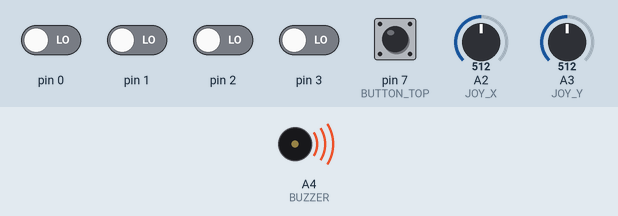
The sketch below on a simulated Arduino Uno, built for the host (arithmetic inside an expression is 32-bit, double 64-bit). On the bench: buzzer (waves = sounding). Wiring (inferred from the names in the program): 5×5 keypad (labels assumed): rows pin 4, pin 6, pin 8, pin 9, pin 12; columns pin 5, pin 10, pin 13, A0, A1. The test bench sets the inputs (shaded band); at power-on: pin 0–3, pin 7 (BUTTON_TOP) LOW, A2 (JOY_X) = 512, A3 (JOY_Y) = 512.

Above: at 0.1 s.
Timing chart, 0 to 14.0 s (numbered marks = the images above):
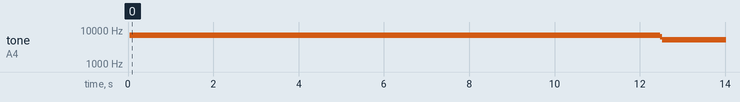

The sketch:

16x16LEDMatrix.ino
```cpp
// Written by Devin Hales
// Based on Michael Colton's DefconBadge code
// Does 3-bit gray-scale
// July 19, 2013

#define BUZZER            A4    //PF1
#define COL_DATA          10    //PB6
#define COL_OUTPUT_ENABLE A1    //PF6
#define COL_STROBE        A0    //PF7 Strobe basically STCP
#define COL_CLOCK         13    //PC7 Clock input SHCP
#define COL_MEM_RESET     5     //PC6
#define ROW_DATA          9     //PB5
#define ROW_OUTPUT_ENABLE 8     //PB4
#define ROW_STROBE        6     //PD7
#define ROW_CLOCK         12    //PD6
#define ROW_MEM_RESET     4     //PD4
#define JOY_X             A2    //PF5
#define JOY_Y             A3    //PF4 maybe swapped with above, test it!
#define BATTERY_VOLTS     A5    //PF0
#define BUTTON_TOP        7     //PE6
//#define BUTTON_BOTTOM         //PD5

#define PORT0_SET         0b00000001
#define PORT1_SET         0b00000010
#define PORT2_SET         0b00000100
#define PORT3_SET         0b00001000
#define PORT4_SET         0b00010000
#define PORT5_SET         0b00100000
#define PORT6_SET         0b01000000
#define PORT7_SET         0b10000000

#define PORT0_MASK        0b11111110
#define PORT1_MASK        0b11111101
#define PORT2_MASK        0b11111011
#define PORT3_MASK        0b11110111
#define PORT4_MASK        0b11101111
#define PORT5_MASK        0b11011111
#define PORT6_MASK        0b10111111
#define PORT7_MASK        0b01111111

#define DIM_CONSTANT      3     // adjust the dimming
#define SHADES            5     // number of shades including off - 3

static char currentCol = 0;
static char dimSum = 0;
int x,y;

// write values between 0-7, 0: off, 1: dim, 7: bright
char frameBuffer[16][16] ={{0,0,0,0,0,0,0,0,0,0,0,0,0,0,0,0},
                           {0,1,1,1,1,1,1,1,1,1,1,1,1,1,1,0},
                           {0,1,2,2,2,2,2,2,2,2,2,2,2,2,1,0},
                           {0,1,2,3,3,3,3,3,3,3,3,3,3,2,1,0},
                           {0,1,2,3,4,4,4,4,4,4,4,4,3,2,1,0},
                           {0,1,2,3,4,5,5,5,5,5,5,4,3,2,1,0},
                           {0,1,2,3,4,5,6,6,6,6,5,4,3,2,1,0},
                           {0,1,2,3,4,5,6,7,7,6,5,4,3,2,1,0},
                           {0,1,2,3,4,5,6,7,7,6,5,4,3,2,1,0},
                           {0,1,2,3,4,5,6,6,6,6,5,4,3,2,1,0},
                           {0,1,2,3,4,5,5,5,5,5,5,4,3,2,1,0},
                           {0,1,2,3,4,4,4,4,4,4,4,4,3,2,1,0},
                           {0,1,2,3,3,3,3,3,3,3,3,3,3,2,1,0},
                           {0,1,2,2,2,2,2,2,2,2,2,2,2,2,1,0},
                           {0,1,1,1,1,1,1,1,1,1,1,1,1,1,1,0},
                           {0,0,0,0,0,0,0,0,0,0,0,0,0,0,0,0}};


void setup()
{
  pinMode(BUZZER, OUTPUT);
  pinMode(COL_DATA, OUTPUT);
  pinMode(COL_OUTPUT_ENABLE, OUTPUT);
  pinMode(COL_STROBE, OUTPUT);
  pinMode(COL_CLOCK, OUTPUT);
  pinMode(COL_MEM_RESET, OUTPUT);
  pinMode(ROW_DATA, OUTPUT);
  pinMode(ROW_OUTPUT_ENABLE, OUTPUT);
  pinMode(ROW_STROBE, OUTPUT);
  pinMode(ROW_CLOCK, OUTPUT);
  pinMode(ROW_MEM_RESET, OUTPUT);
  pinMode(BUTTON_TOP, INPUT);
  pinMode(JOY_X, INPUT);
  pinMode(JOY_Y, INPUT);

  digitalWrite(BUZZER, HIGH);
  digitalWrite(BUTTON_TOP, HIGH);
  digitalWrite(COL_OUTPUT_ENABLE, LOW);
  digitalWrite(ROW_OUTPUT_ENABLE, LOW);
  digitalWrite(COL_MEM_RESET, HIGH);
  digitalWrite(ROW_MEM_RESET, HIGH);

  digitalWrite(COL_DATA, LOW);
  digitalWrite(COL_CLOCK, LOW);
  digitalWrite(ROW_DATA, LOW);
  digitalWrite(ROW_DATA, LOW);

  DDRD = DDRD & PORT5_MASK;    // PORTD5 input
  PORTD = PORTD | PORT5_SET;   // PORTD5 pull-up

  setupTimer();
}

void setupTimer()
{
//http://letsmakerobots.com/node/28278

// initialize timer5
  noInterrupts();             // disable all interrupts
  TCCR1A = 0;                 //
  TCCR1B = 0;                 //
  TCNT1  = 0;                 //

  //OCR1A = 31250;            // compare match register 16MHz/256/2Hz //or 8Mhz/256/1hz or 8Mhz/256/1hz
  OCR1A = 5;                  // compare match register
  TCCR1B |= (1 << WGM12);     // CTC mode
  TCCR1B |= (1 << CS12);      // 256 prescaler
  TIMSK1 |= (1 << OCIE1A);    // enable timer compare interrupt
  interrupts();               // enable all interrupts
}

ISR(TIMER1_COMPA_vect)
{
    digitalWrite(BUZZER, HIGH);

    if(dimSum < SHADES) dimSum++;
    else
    {
      dimSum = 0;
      writeCol();
      writeRowBuffer();      // the dim best of them ball
      strobe();
    }

    dimSum++;
    writeRowBuffer();
    strobe();
    OCR1A = dimSum + DIM_CONSTANT;
    digitalWrite(BUZZER, LOW);
}

void writeCol()
{

  if(currentCol > 0)
  {
    currentCol --;
    PORTB = (PORTB | PORT6_SET);
  }
  else
  {
    currentCol = 15;
    PORTB = (PORTB & PORT6_MASK);
  }

  PORTC = PORTC | PORT7_SET;  // clock
  PORTC = PORTC & PORT7_MASK;

}

void writeRowBuffer( )
{
  for(char i = 15; i >=0; i--)
  {
    if(frameBuffer[i][currentCol] > dimSum) PORTB = (PORTB | PORT5_SET);   // on
    else PORTB = (PORTB & PORT5_MASK);                                 // off

    PORTD = PORTD | PORT6_SET;       // clock
    PORTD = PORTD & PORT6_MASK;
  }
}

void strobe()
{
  PORTD = PORTD | PORT7_SET;
  PORTF = PORTF | PORT7_SET;
  PORTD = PORTD & PORT7_MASK;
  PORTF = PORTF & PORT7_MASK;
 }

void invert()
{
  for(int i = 0; i < 16; i++)
  {
    for(int j = 0; j < 16; j++)
    {
      frameBuffer[i][j] = 7 - frameBuffer[i][j];
    }
  }
}

void loop()
{

  if(!(PIND & PORT5_SET)) invert();
  while(!(PIND & PORT5_SET)) delay(10);

  static long lastTime = millis();

  if(millis() > lastTime + 10)
  {
    lastTime = millis();
    x = analogRead(JOY_X)/64;
    y = analogRead(JOY_Y)/64;
  }


}
```

Measured:
- by itself, tone on A4 (BUZZER): silent → 6985 Hz at 0.04 s, → 6234 Hz 12.4 s later, → 5249 Hz 0.04 s later
